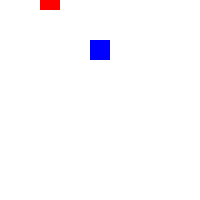
Frame 1 (no input)
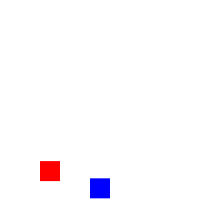
Frame 60 (the mouse pressed at the canvas centre just before this capture)
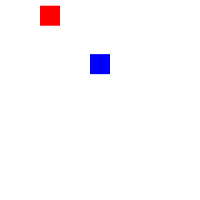
Frame 120 (the mouse held since frame 60 and released just before this capture)

The Processing sketch that drew these frames (run headless with seeded random() and noise(); from frame 60 on, the mouse is pressed at the canvas centre):

// Processing sketch: processing_26478
// ── processing_26478.pde

Ball ball1;
Ball ball2;

float x = 100;
float y = 0;

float speed = 0;
float gravity = 0.1;  

void setup() { 
  size(200, 200); 
  ball1 = new Ball(color(255, 0, 0), 50, 0, 16);
  ball2 = new Ball(color(0, 0, 255), 100, 50, 32);
} 

void draw() { 
  background(255); 
  ball1.display();
  ball2.display();
  ball1.update();
  ball2.update();
} 

class Ball {
  
  color c;
  float xpos;
  float ypos;
  float xspeed;
  
  Ball(color tempC, float tempXpos, float tempYpos, float tempXspeed) {  
  c = tempC;
  xpos = tempXpos;
  ypos = tempYpos;
  xspeed = 0;
 
  }
 
 void display() {
   fill(c);
   noStroke();
   rectMode(CENTER);
   rect(xpos, ypos, 20, 20);
 }
   
 void update() {
  ypos = ypos + xspeed;
  xspeed = xspeed + gravity;
  
  if (ypos > height) {
    xspeed = xspeed * -0.95;
   
  }
 }
}
